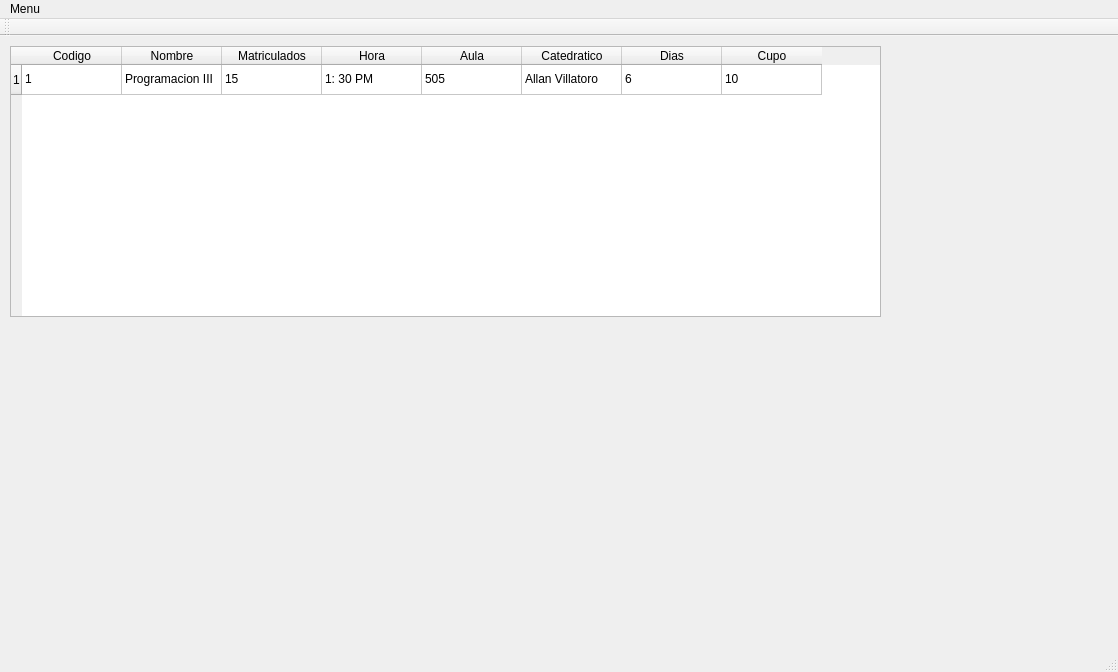
<?xml version="1.0" encoding="UTF-8"?>
<ui version="4.0">
 <class>MainWindow</class>
 <widget class="QMainWindow" name="MainWindow">
  <property name="geometry">
   <rect>
    <x>0</x>
    <y>0</y>
    <width>1118</width>
    <height>672</height>
   </rect>
  </property>
  <property name="windowTitle">
   <string>MainWindow</string>
  </property>
  <widget class="QWidget" name="centralWidget">
   <widget class="QTableWidget" name="TClases">
    <property name="geometry">
     <rect>
      <x>10</x>
      <y>10</y>
      <width>871</width>
      <height>271</height>
     </rect>
    </property>
    <row>
     <property name="text">
      <string>1</string>
     </property>
    </row>
    <column>
     <property name="text">
      <string>Codigo</string>
     </property>
    </column>
    <column>
     <property name="text">
      <string>Nombre</string>
     </property>
    </column>
    <column>
     <property name="text">
      <string>Matriculados</string>
     </property>
    </column>
    <column>
     <property name="text">
      <string>Hora</string>
     </property>
    </column>
    <column>
     <property name="text">
      <string>Aula</string>
     </property>
    </column>
    <column>
     <property name="text">
      <string>Catedratico</string>
     </property>
    </column>
    <column>
     <property name="text">
      <string>Dias</string>
     </property>
    </column>
    <column>
     <property name="text">
      <string>Cupo</string>
     </property>
    </column>
    <item row="0" column="0">
     <property name="text">
      <string>1</string>
     </property>
    </item>
    <item row="0" column="1">
     <property name="text">
      <string>Programacion III</string>
     </property>
    </item>
    <item row="0" column="2">
     <property name="text">
      <string>15</string>
     </property>
    </item>
    <item row="0" column="3">
     <property name="text">
      <string>1: 30 PM</string>
     </property>
    </item>
    <item row="0" column="4">
     <property name="text">
      <string>505</string>
     </property>
    </item>
    <item row="0" column="5">
     <property name="text">
      <string>Allan Villatoro</string>
     </property>
    </item>
    <item row="0" column="6">
     <property name="text">
      <string>6</string>
     </property>
    </item>
    <item row="0" column="7">
     <property name="text">
      <string>10</string>
     </property>
    </item>
   </widget>
  </widget>
  <widget class="QMenuBar" name="menuBar">
   <property name="geometry">
    <rect>
     <x>0</x>
     <y>0</y>
     <width>1118</width>
     <height>21</height>
    </rect>
   </property>
   <widget class="QMenu" name="menuMenu">
    <property name="title">
     <string>Menu</string>
    </property>
    <addaction name="actionAbrir_archivo_de_Clases"/>
    <addaction name="actionGuardar_Archivo_de_Clases"/>
    <addaction name="separator"/>
    <addaction name="actionAbri_Archivo_de_Laboratorios"/>
    <addaction name="actionGuardar_Archivo_de_Laboratorio"/>
    <addaction name="separator"/>
    <addaction name="actionSalir"/>
   </widget>
   <addaction name="menuMenu"/>
  </widget>
  <widget class="QToolBar" name="mainToolBar">
   <attribute name="toolBarArea">
    <enum>TopToolBarArea</enum>
   </attribute>
   <attribute name="toolBarBreak">
    <bool>false</bool>
   </attribute>
  </widget>
  <widget class="QStatusBar" name="statusBar"/>
  <action name="actionAbrir_archivo_de_Clases">
   <property name="text">
    <string>Abrir Archivo de Clases</string>
   </property>
  </action>
  <action name="actionAbri_Archivo_de_Laboratorios">
   <property name="text">
    <string>Abri Archivo de Laboratorio</string>
   </property>
  </action>
  <action name="actionGuardar_Archivo_de_Clases">
   <property name="text">
    <string>Guardar Archivo de Clases</string>
   </property>
  </action>
  <action name="actionGuardar_Archivo_de_Laboratorio">
   <property name="text">
    <string>Guardar Archivo de Laboratorio</string>
   </property>
  </action>
  <action name="actionSalir">
   <property name="text">
    <string>Salir</string>
   </property>
  </action>
 </widget>
 <layoutdefault spacing="6" margin="11"/>
 <resources/>
 <connections/>
</ui>
